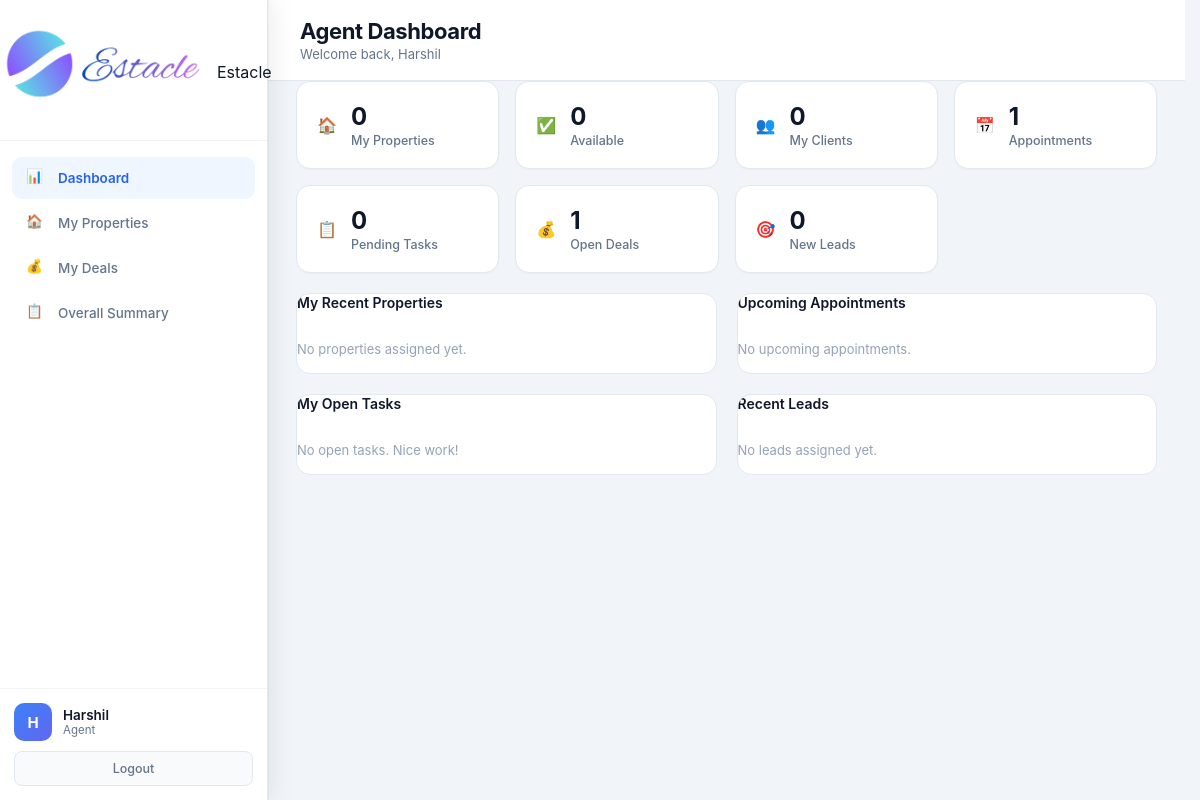
Before: /agent (signed in) with the older database file.
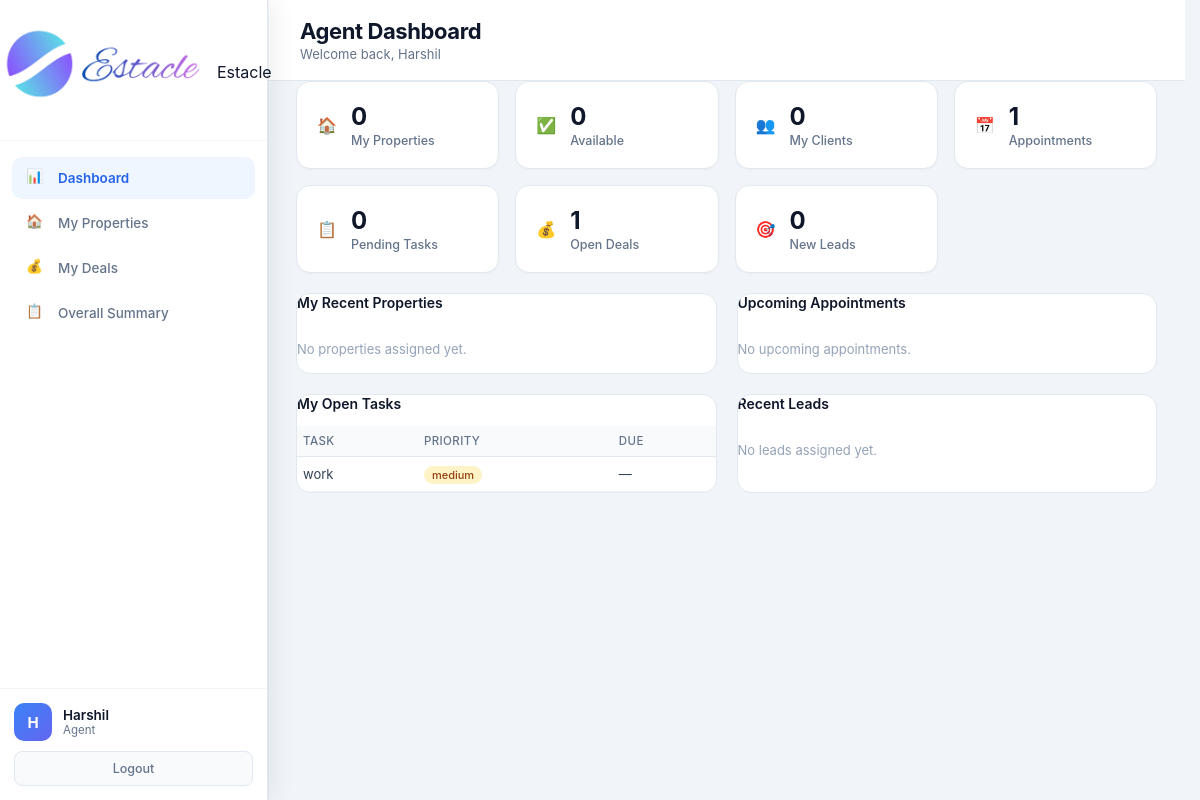
After: the same page with the newer database file.
### tables this page shows
CREATE TABLE tasks (
            id INTEGER PRIMARY KEY AUTOINCREMENT,
            title TEXT NOT NULL,
            description TEXT,
            due_date TEXT,
            status TEXT DEFAULT 'pending',
            priority TEXT DEFAULT 'medium',
            assigned_to INTEGER,
            related_client_id INTEGER,
            related_property_id INTEGER,
            created_by INTEGER,
            created_at TIMESTAMP DEFAULT CURRENT_TIMESTAMP,
            FOREIGN KEY (assigned_to) REFERENCES users (id),
            FOREIGN KEY (related_client_id) REFERENCES clients (id),
            FOREIGN KEY (related_property_id) REFERENCES properties (id),
            FOREIGN KEY (created_by) REFERENCES users (id)
        );

### routes/agent.py (the view)
@agent.route('/agent')
@login_required
@role_required('agent')
def agent_dashboard():
    db = get_db()
    migrate_db()
    agent_id = session['user_id']
    currency = get_setting('currency', 'INR')
    stats = {
        'my_properties': db.execute('SELECT COUNT(*) FROM properties WHERE agent_id = ?', (agent_id,)).fetchone()[0],
        'my_clients': db.execute('SELECT COUNT(*) FROM clients WHERE agent_id = ?', (agent_id,)).fetchone()[0],
        'appointments': db.execute('SELECT COUNT(*) FROM appointments WHERE agent_id = ?', (agent_id,)).fetchone()[0],
        'available': db.execute("SELECT COUNT(*) FROM properties WHERE agent_id = ? AND status = 'available'", (agent_id,)).fetchone()[0],
        'pending_tasks': db.execute("SELECT COUNT(*) FROM tasks WHERE assigned_to = ? AND status = 'pending'", (agent_id,)).fetchone()[0],
        'open_deals': db.execute("SELECT COUNT(*) FROM deals WHERE agent_id = ? AND stage NOT IN ('closed', 'lost')", (agent_id,)).fetchone()[0],
        'new_leads': db.execute("SELECT COUNT(*) FROM leads WHERE assigned_to = ? AND status = 'new'", (agent_id,)).fetchone()[0],
    }
    my_properties = db.execute('''
        SELECT id, title, price, status, city, property_type, listing_type, created_at
        FROM properties WHERE agent_id = ? ORDER BY created_at DESC LIMIT 8
    ''', (agent_id,)).fetchall()
    upcoming = db.execute('''
        SELECT a.*, c.full_name as client_name, p.title as property_title
        FROM appointments a
        LEFT JOIN clients c ON a.client_id = c.id
        LEFT JOIN properties p ON a.property_id = p.id
        WHERE a.agent_id = ? AND a.status = 'scheduled'
        ORDER BY a.appointment_date ASC LIMIT 6
    ''', (agent_id,)).fetchall()
    my_tasks = db.execute('''
        SELECT * FROM tasks WHERE assigned_to = ? AND status != 'completed'
        ORDER BY CASE priority WHEN 'high' THEN 1 WHEN 'medium' THEN 2 ELSE 3 END, due_date ASC LIMIT 6
    ''', (agent_id,)).fetchall()
    recent_leads = db.execute('''
        SELECT * FROM leads WHERE assigned_to = ? ORDER BY created_at DESC LIMIT 5
    ''', (agent_id,)).fetchall()
    return render_template('agent.html', stats=stats, my_properties=my_properties,
                           upcoming=upcoming, my_tasks=my_tasks, recent_leads=recent_leads,
                           currency=currency, format_money=format_money)

### core/db.py (called while the page is built)
def get_db():
    if 'db' not in g:
        g.db = sqlite3.connect(current_app.config['DATABASE'])
        g.db.row_factory = sqlite3.Row
    return g.db

### core/helpers.py (called while the page is built)
def login_required(f):
    @wraps(f)
    def decorated_function(*args, **kwargs):
        if 'user_id' not in session:
            flash('Please log in to access this page.', 'warning')
            return redirect(url_for('auth.login'))
        return f(*args, **kwargs)
    return decorated_function

def role_required(*roles):
    def decorator(f):
        @wraps(f)
        def decorated_function(*args, **kwargs):
            if 'user_id' not in session:
                flash('Please log in to access this page.', 'warning')
                return redirect(url_for('auth.login'))
            if session.get('role') not in roles:
                flash('You do not have permission to access this page.', 'danger')
                return redirect(url_for('auth.role_redirect'))
            return f(*args, **kwargs)
        return decorated_function
    return decorator

### templates/agent.html (shortened to what the changed rows need)
<!DOCTYPE html>
<html lang="en">
<head>
    <link rel="stylesheet" href="{{ url_for('static', filename='css/admin.css') }}">
</head>
<body>
<div class="app-layout">
    <main class="main-content">
        <header class="top-bar">
            <div>
                <h1 class="page-title">Agent Dashboard</h1>
            </div>
        </header>
        <div class="agent-grid">
            <div class="panel">
                <h3>My Open Tasks</h3>
                {% if my_tasks %}
                <table class="mini-table">
                    <thead><tr><th>Task</th><th>Priority</th><th>Due</th></tr></thead>
                    <tbody>
                    {% for t in my_tasks %}
                    <tr>
                        <td>{{ t.title[:36] }}{% if t.title|length > 36 %}…{% endif %}</td>
                        <td><span class="badge-sm badge-{{ t.priority }}">{{ t.priority }}</span></td>
                        <td>{{ t.due_date or '—' }}</td>
                    </tr>
                    {% endfor %}
                    </tbody>
                </table>
                {% else %}
                <p class="empty-row">No open tasks. Nice work!</p>
                {% endif %}
            </div>
        </div>
    </main>
</div>
</body>
</html>

Changed rows visible on the page:
added tasks: title "work", priority "medium", due_date "—"
Other visible differences:
text no longer shown: "No open tasks. Nice work!"
text now shown: "TASK PRIORITY DUE"
